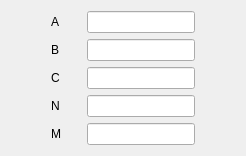
                       <widget class="QWidget" name="page_2">
                        <layout class="QHBoxLayout" name="horizontalLayout_38">
                         <item>
                          <layout class="QHBoxLayout" name="horizontalLayout_37">
                           <item>
                            <spacer name="horizontalSpacer_13">
                             <property name="orientation">
                              <enum>Qt::Horizontal</enum>
                             </property>
                             <property name="sizeHint" stdset="0">
                              <size>
                               <width>40</width>
                               <height>20</height>
                              </size>
                             </property>
                            </spacer>
                           </item>
                           <item>
                            <layout class="QVBoxLayout" name="verticalLayout_6">
                             <item>
                              <layout class="QHBoxLayout" name="horizontalLayout_30">
                               <item>
                                <widget class="QLabel" name="label_2">
                                 <property name="sizePolicy">
                                  <sizepolicy hsizetype="Fixed" vsizetype="Preferred">
                                   <horstretch>0</horstretch>
                                   <verstretch>0</verstretch>
                                  </sizepolicy>
                                 </property>
                                 <property name="minimumSize">
                                  <size>
                                   <width>30</width>
                                   <height>0</height>
                                  </size>
                                 </property>
                                 <property name="text">
                                  <string>A</string>
                                 </property>
                                </widget>
                               </item>
                               <item>
                                <widget class="QLineEdit" name="lineEdit_JC_A"/>
                               </item>
                              </layout>
                             </item>
                             <item>
                              <layout class="QHBoxLayout" name="horizontalLayout_33">
                               <item>
                                <widget class="QLabel" name="label_3">
                                 <property name="sizePolicy">
                                  <sizepolicy hsizetype="Fixed" vsizetype="Preferred">
                                   <horstretch>0</horstretch>
                                   <verstretch>0</verstretch>
                                  </sizepolicy>
                                 </property>
                                 <property name="minimumSize">
                                  <size>
                                   <width>30</width>
                                   <height>0</height>
                                  </size>
                                 </property>
                                 <property name="text">
                                  <string>B</string>
                                 </property>
                                </widget>
                               </item>
                               <item>
                                <widget class="QLineEdit" name="lineEdit_JC_B"/>
                               </item>
                              </layout>
                             </item>
                             <item>
                              <layout class="QHBoxLayout" name="horizontalLayout_34">
                               <item>
                                <widget class="QLabel" name="label_4">
                                 <property name="sizePolicy">
                                  <sizepolicy hsizetype="Fixed" vsizetype="Preferred">
                                   <horstretch>0</horstretch>
                                   <verstretch>0</verstretch>
                                  </sizepolicy>
                                 </property>
                                 <property name="minimumSize">
                                  <size>
                                   <width>30</width>
                                   <height>0</height>
                                  </size>
                                 </property>
                                 <property name="text">
                                  <string>C</string>
                                 </property>
                                </widget>
                               </item>
                               <item>
                                <widget class="QLineEdit" name="lineEdit_JC_C"/>
                               </item>
                              </layout>
                             </item>
                             <item>
                              <layout class="QHBoxLayout" name="horizontalLayout_35">
                               <item>
                                <widget class="QLabel" name="label_5">
                                 <property name="sizePolicy">
                                  <sizepolicy hsizetype="Fixed" vsizetype="Preferred">
                                   <horstretch>0</horstretch>
                                   <verstretch>0</verstretch>
                                  </sizepolicy>
                                 </property>
                                 <property name="minimumSize">
                                  <size>
                                   <width>30</width>
                                   <height>0</height>
                                  </size>
                                 </property>
                                 <property name="text">
                                  <string>N</string>
                                 </property>
                                </widget>
                               </item>
                               <item>
                                <widget class="QLineEdit" name="lineEdit_JC_n"/>
                               </item>
                              </layout>
                             </item>
                             <item>
                              <layout class="QHBoxLayout" name="horizontalLayout_36">
                               <item>
                                <widget class="QLabel" name="label_6">
                                 <property name="sizePolicy">
                                  <sizepolicy hsizetype="Fixed" vsizetype="Preferred">
                                   <horstretch>0</horstretch>
                                   <verstretch>0</verstretch>
                                  </sizepolicy>
                                 </property>
                                 <property name="minimumSize">
                                  <size>
                                   <width>30</width>
                                   <height>0</height>
                                  </size>
                                 </property>
                                 <property name="text">
                                  <string>M</string>
                                 </property>
                                </widget>
                               </item>
                               <item>
                                <widget class="QLineEdit" name="lineEdit_JC_m"/>
                               </item>
                              </layout>
                             </item>
                            </layout>
                           </item>
                           <item>
                            <spacer name="horizontalSpacer_14">
                             <property name="orientation">
                              <enum>Qt::Horizontal</enum>
                             </property>
                             <property name="sizeHint" stdset="0">
                              <size>
                               <width>40</width>
                               <height>20</height>
                              </size>
                             </property>
                            </spacer>
                           </item>
                          </layout>
                         </item>
                        </layout>
                       </widget>
